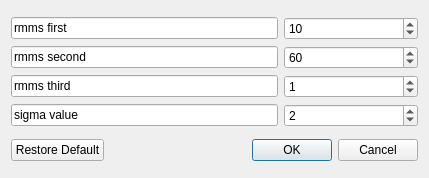
<?xml version="1.0" encoding="UTF-8"?>
<ui version="4.0">
 <class>CircularCenterInput</class>
 <widget class="QDialog" name="CircularCenterInput">
  <property name="geometry">
   <rect>
    <x>0</x>
    <y>0</y>
    <width>429</width>
    <height>178</height>
   </rect>
  </property>
  <property name="windowTitle">
   <string>Circular Center</string>
  </property>
  <layout class="QVBoxLayout" name="verticalLayout">
   <item>
    <layout class="QGridLayout" name="gridLayout">
     <item row="1" column="1">
      <widget class="QSpinBox" name="rmms2nd">
       <property name="sizePolicy">
        <sizepolicy hsizetype="Expanding" vsizetype="Fixed">
         <horstretch>4</horstretch>
         <verstretch>0</verstretch>
        </sizepolicy>
       </property>
       <property name="prefix">
        <string/>
       </property>
       <property name="minimum">
        <number>0</number>
       </property>
       <property name="maximum">
        <number>10000</number>
       </property>
       <property name="singleStep">
        <number>1</number>
       </property>
       <property name="stepType">
        <enum>QAbstractSpinBox::DefaultStepType</enum>
       </property>
       <property name="value">
        <number>60</number>
       </property>
      </widget>
     </item>
     <item row="2" column="1">
      <widget class="QSpinBox" name="rmms3rd">
       <property name="sizePolicy">
        <sizepolicy hsizetype="Expanding" vsizetype="Fixed">
         <horstretch>4</horstretch>
         <verstretch>0</verstretch>
        </sizepolicy>
       </property>
       <property name="prefix">
        <string/>
       </property>
       <property name="minimum">
        <number>0</number>
       </property>
       <property name="maximum">
        <number>10000</number>
       </property>
       <property name="singleStep">
        <number>1</number>
       </property>
       <property name="stepType">
        <enum>QAbstractSpinBox::DefaultStepType</enum>
       </property>
       <property name="value">
        <number>1</number>
       </property>
      </widget>
     </item>
     <item row="0" column="0">
      <widget class="QLineEdit" name="Xtext">
       <property name="sizePolicy">
        <sizepolicy hsizetype="Expanding" vsizetype="Fixed">
         <horstretch>8</horstretch>
         <verstretch>0</verstretch>
        </sizepolicy>
       </property>
       <property name="cursor">
        <cursorShape>ArrowCursor</cursorShape>
       </property>
       <property name="text">
        <string>rmms first </string>
       </property>
       <property name="readOnly">
        <bool>true</bool>
       </property>
      </widget>
     </item>
     <item row="0" column="1">
      <widget class="QSpinBox" name="rmms1st">
       <property name="sizePolicy">
        <sizepolicy hsizetype="Expanding" vsizetype="Fixed">
         <horstretch>3</horstretch>
         <verstretch>0</verstretch>
        </sizepolicy>
       </property>
       <property name="wrapping">
        <bool>true</bool>
       </property>
       <property name="suffix">
        <string/>
       </property>
       <property name="prefix">
        <string/>
       </property>
       <property name="minimum">
        <number>0</number>
       </property>
       <property name="maximum">
        <number>1000</number>
       </property>
       <property name="singleStep">
        <number>1</number>
       </property>
       <property name="stepType">
        <enum>QAbstractSpinBox::DefaultStepType</enum>
       </property>
       <property name="value">
        <number>10</number>
       </property>
       <property name="displayIntegerBase">
        <number>10</number>
       </property>
      </widget>
     </item>
     <item row="2" column="0">
      <widget class="QLineEdit" name="Ytext_2">
       <property name="sizePolicy">
        <sizepolicy hsizetype="Expanding" vsizetype="Fixed">
         <horstretch>4</horstretch>
         <verstretch>1</verstretch>
        </sizepolicy>
       </property>
       <property name="cursor">
        <cursorShape>ArrowCursor</cursorShape>
       </property>
       <property name="text">
        <string>rmms third</string>
       </property>
       <property name="alignment">
        <set>Qt::AlignLeading|Qt::AlignLeft|Qt::AlignVCenter</set>
       </property>
       <property name="readOnly">
        <bool>true</bool>
       </property>
      </widget>
     </item>
     <item row="1" column="0">
      <widget class="QLineEdit" name="Ytext">
       <property name="sizePolicy">
        <sizepolicy hsizetype="Expanding" vsizetype="Fixed">
         <horstretch>4</horstretch>
         <verstretch>1</verstretch>
        </sizepolicy>
       </property>
       <property name="cursor">
        <cursorShape>ArrowCursor</cursorShape>
       </property>
       <property name="text">
        <string>rmms second</string>
       </property>
       <property name="alignment">
        <set>Qt::AlignLeading|Qt::AlignLeft|Qt::AlignVCenter</set>
       </property>
       <property name="readOnly">
        <bool>true</bool>
       </property>
      </widget>
     </item>
     <item row="3" column="0">
      <widget class="QLineEdit" name="lineEdit">
       <property name="text">
        <string>sigma value </string>
       </property>
       <property name="readOnly">
        <bool>true</bool>
       </property>
      </widget>
     </item>
     <item row="3" column="1">
      <widget class="QSpinBox" name="sigma_value">
       <property name="maximum">
        <number>1000</number>
       </property>
       <property name="value">
        <number>2</number>
       </property>
      </widget>
     </item>
    </layout>
   </item>
   <item>
    <layout class="QHBoxLayout" name="horizontalLayout">
     <item>
      <widget class="QPushButton" name="restoreButton">
       <property name="text">
        <string>Restore Default</string>
       </property>
      </widget>
     </item>
     <item>
      <widget class="QDialogButtonBox" name="buttonBox">
       <property name="standardButtons">
        <set>QDialogButtonBox::Cancel|QDialogButtonBox::Ok</set>
       </property>
      </widget>
     </item>
    </layout>
   </item>
  </layout>
 </widget>
 <resources/>
 <connections>
  <connection>
   <sender>restoreButton</sender>
   <signal>clicked()</signal>
   <receiver>CircularCenterInput</receiver>
   <slot>restore_default()</slot>
   <hints>
    <hint type="sourcelabel">
     <x>59</x>
     <y>165</y>
    </hint>
    <hint type="destinationlabel">
     <x>50</x>
     <y>364</y>
    </hint>
   </hints>
  </connection>
  <connection>
   <sender>buttonBox</sender>
   <signal>accepted()</signal>
   <receiver>CircularCenterInput</receiver>
   <slot>accept()</slot>
   <hints>
    <hint type="sourcelabel">
     <x>416</x>
     <y>165</y>
    </hint>
    <hint type="destinationlabel">
     <x>426</x>
     <y>199</y>
    </hint>
   </hints>
  </connection>
  <connection>
   <sender>buttonBox</sender>
   <signal>rejected()</signal>
   <receiver>CircularCenterInput</receiver>
   <slot>reject()</slot>
   <hints>
    <hint type="sourcelabel">
     <x>416</x>
     <y>165</y>
    </hint>
    <hint type="destinationlabel">
     <x>508</x>
     <y>197</y>
    </hint>
   </hints>
  </connection>
 </connections>
 <slots>
  <slot>restore_default()</slot>
 </slots>
</ui>
